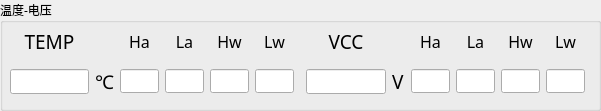
      <widget class="QGroupBox" name="groupBox_3">
       <property name="geometry">
        <rect>
         <x>10</x>
         <y>10</y>
         <width>601</width>
         <height>111</height>
        </rect>
       </property>
       <property name="font">
        <font>
         <family>黑体</family>
        </font>
       </property>
       <property name="title">
        <string>温度-电压</string>
       </property>
       <property name="flat">
        <bool>false</bool>
       </property>
       <widget class="QWidget" name="gridLayoutWidget_10">
        <property name="geometry">
         <rect>
          <x>10</x>
          <y>20</y>
          <width>581</width>
          <height>82</height>
         </rect>
        </property>
        <layout class="QGridLayout" name="gridLayout_10">
         <item row="1" column="12">
          <widget class="QLineEdit" name="lineEdit_VCC_Q_4">
           <property name="maximumSize">
            <size>
             <width>39</width>
             <height>24</height>
            </size>
           </property>
          </widget>
         </item>
         <item row="1" column="11">
          <widget class="QLineEdit" name="lineEdit_VCC_Q_3">
           <property name="maximumSize">
            <size>
             <width>39</width>
             <height>24</height>
            </size>
           </property>
          </widget>
         </item>
         <item row="1" column="4">
          <widget class="QLineEdit" name="lineEdit_Temp_Q_3">
           <property name="maximumSize">
            <size>
             <width>39</width>
             <height>24</height>
            </size>
           </property>
          </widget>
         </item>
         <item row="0" column="2">
          <widget class="QLabel" name="label_temp_80">
           <property name="maximumSize">
            <size>
             <width>40</width>
             <height>30</height>
            </size>
           </property>
           <property name="font">
            <font>
             <family>黑体</family>
             <pointsize>12</pointsize>
            </font>
           </property>
           <property name="text">
            <string>Ha</string>
           </property>
           <property name="alignment">
            <set>Qt::AlignCenter</set>
           </property>
          </widget>
         </item>
         <item row="0" column="0">
          <widget class="QLabel" name="label_temp_53">
           <property name="maximumSize">
            <size>
             <width>16777215</width>
             <height>30</height>
            </size>
           </property>
           <property name="font">
            <font>
             <family>黑体</family>
             <pointsize>14</pointsize>
            </font>
           </property>
           <property name="text">
            <string>TEMP</string>
           </property>
           <property name="alignment">
            <set>Qt::AlignCenter</set>
           </property>
          </widget>
         </item>
         <item row="1" column="8">
          <widget class="QLabel" name="label_temp_55">
           <property name="font">
            <font>
             <family>黑体</family>
             <pointsize>14</pointsize>
            </font>
           </property>
           <property name="text">
            <string>V</string>
           </property>
          </widget>
         </item>
         <item row="0" column="11">
          <widget class="QLabel" name="label_temp_81">
           <property name="maximumSize">
            <size>
             <width>40</width>
             <height>30</height>
            </size>
           </property>
           <property name="font">
            <font>
             <family>黑体</family>
             <pointsize>12</pointsize>
            </font>
           </property>
           <property name="text">
            <string>Hw</string>
           </property>
           <property name="alignment">
            <set>Qt::AlignCenter</set>
           </property>
          </widget>
         </item>
         <item row="0" column="4">
          <widget class="QLabel" name="label_temp_78">
           <property name="maximumSize">
            <size>
             <width>40</width>
             <height>30</height>
            </size>
           </property>
           <property name="font">
            <font>
             <family>黑体</family>
             <pointsize>12</pointsize>
            </font>
           </property>
           <property name="text">
            <string>Hw</string>
           </property>
           <property name="alignment">
            <set>Qt::AlignCenter</set>
           </property>
          </widget>
         </item>
         <item row="1" column="13">
          <widget class="Line" name="line_49">
           <property name="orientation">
            <enum>Qt::Horizontal</enum>
           </property>
          </widget>
         </item>
         <item row="1" column="7">
          <widget class="QLineEdit" name="lineEdit_VCC_Q">
           <property name="alignment">
            <set>Qt::AlignCenter</set>
           </property>
          </widget>
         </item>
         <item row="0" column="5">
          <widget class="QLabel" name="label_temp_79">
           <property name="maximumSize">
            <size>
             <width>40</width>
             <height>30</height>
            </size>
           </property>
           <property name="font">
            <font>
             <family>黑体</family>
             <pointsize>12</pointsize>
            </font>
           </property>
           <property name="text">
            <string>Lw</string>
           </property>
           <property name="alignment">
            <set>Qt::AlignCenter</set>
           </property>
          </widget>
         </item>
         <item row="0" column="9">
          <widget class="QLabel" name="label_temp_84">
           <property name="maximumSize">
            <size>
             <width>40</width>
             <height>30</height>
            </size>
           </property>
           <property name="font">
            <font>
             <family>黑体</family>
             <pointsize>12</pointsize>
            </font>
           </property>
           <property name="text">
            <string>Ha</string>
           </property>
           <property name="alignment">
            <set>Qt::AlignCenter</set>
           </property>
          </widget>
         </item>
         <item row="0" column="3">
          <widget class="QLabel" name="label_temp_83">
           <property name="maximumSize">
            <size>
             <width>40</width>
             <height>30</height>
            </size>
           </property>
           <property name="font">
            <font>
             <family>黑体</family>
             <pointsize>12</pointsize>
            </font>
           </property>
           <property name="text">
            <string>La</string>
           </property>
           <property name="alignment">
            <set>Qt::AlignCenter</set>
           </property>
          </widget>
         </item>
         <item row="0" column="12">
          <widget class="QLabel" name="label_temp_82">
           <property name="maximumSize">
            <size>
             <width>40</width>
             <height>30</height>
            </size>
           </property>
           <property name="font">
            <font>
             <family>黑体</family>
             <pointsize>12</pointsize>
            </font>
           </property>
           <property name="text">
            <string>Lw</string>
           </property>
           <property name="alignment">
            <set>Qt::AlignCenter</set>
           </property>
          </widget>
         </item>
         <item row="1" column="6">
          <widget class="Line" name="line_48">
           <property name="orientation">
            <enum>Qt::Horizontal</enum>
           </property>
          </widget>
         </item>
         <item row="1" column="0">
          <widget class="QLineEdit" name="lineEdit_Temp_Q">
           <property name="alignment">
            <set>Qt::AlignCenter</set>
           </property>
          </widget>
         </item>
         <item row="0" column="7">
          <widget class="QLabel" name="label_VCC_14">
           <property name="maximumSize">
            <size>
             <width>16777215</width>
             <height>30</height>
            </size>
           </property>
           <property name="font">
            <font>
             <family>黑体</family>
             <pointsize>14</pointsize>
            </font>
           </property>
           <property name="text">
            <string>VCC</string>
           </property>
           <property name="alignment">
            <set>Qt::AlignCenter</set>
           </property>
          </widget>
         </item>
         <item row="1" column="1">
          <widget class="QLabel" name="label_temp_54">
           <property name="font">
            <font>
             <family>黑体</family>
             <pointsize>14</pointsize>
            </font>
           </property>
           <property name="text">
            <string>℃</string>
           </property>
          </widget>
         </item>
         <item row="1" column="5">
          <widget class="QLineEdit" name="lineEdit_Temp_Q_4">
           <property name="maximumSize">
            <size>
             <width>39</width>
             <height>24</height>
            </size>
           </property>
          </widget>
         </item>
         <item row="0" column="10">
          <widget class="QLabel" name="label_temp_85">
           <property name="maximumSize">
            <size>
             <width>40</width>
             <height>30</height>
            </size>
           </property>
           <property name="font">
            <font>
             <family>黑体</family>
             <pointsize>12</pointsize>
            </font>
           </property>
           <property name="text">
            <string>La</string>
           </property>
           <property name="alignment">
            <set>Qt::AlignCenter</set>
           </property>
          </widget>
         </item>
         <item row="1" column="2">
          <widget class="QLineEdit" name="lineEdit_Temp_Q_1">
           <property name="maximumSize">
            <size>
             <width>39</width>
             <height>24</height>
            </size>
           </property>
          </widget>
         </item>
         <item row="1" column="3">
          <widget class="QLineEdit" name="lineEdit_Temp_Q_2">
           <property name="maximumSize">
            <size>
             <width>39</width>
             <height>24</height>
            </size>
           </property>
          </widget>
         </item>
         <item row="1" column="9">
          <widget class="QLineEdit" name="lineEdit_VCC_Q_1">
           <property name="maximumSize">
            <size>
             <width>39</width>
             <height>24</height>
            </size>
           </property>
          </widget>
         </item>
         <item row="1" column="10">
          <widget class="QLineEdit" name="lineEdit_VCC_Q_2">
           <property name="maximumSize">
            <size>
             <width>39</width>
             <height>24</height>
            </size>
           </property>
          </widget>
         </item>
        </layout>
       </widget>
      </widget>
